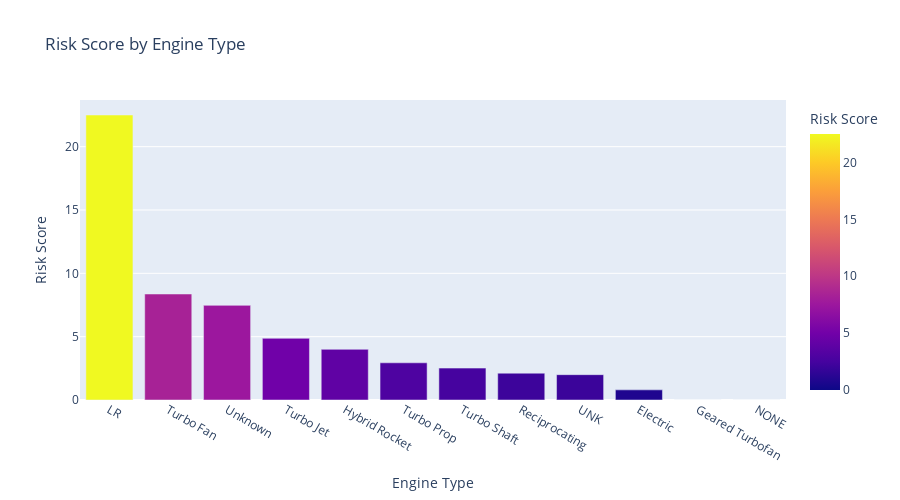

The code cell stored with this chart in its notebook:
### Markdown cell above
We generate the risk score for each engine type which informs our recommendations

### Code cell
import plotly.express as px

fig = px.bar(engine_analysis, x=engine_analysis.index, y='Risk.Score', title='Risk Score by Engine Type',
             labels={'Risk.Score': 'Risk Score', 'Engine.Type': 'Engine Type'},
             color='Risk.Score', height=500)
fig.show()

### Figure 1 — Plotly figure (JSON) as saved in the notebook; plotly's stock layout.template omitted (floating-point values rounded to 4 significant figures)
{"data": [{"hovertemplate": "Engine Type=%{x}<br>Risk Score=%{marker.color}<extra></extra>", "legendgroup": "", "marker": {"color": [22.5, 8.368, 7.472, 4.869, 4.0, 2.937, 2.516, 2.117, 2.0, 0.8, 0.0, 0.0], "coloraxis": "coloraxis", "pattern": {"shape": ""}}, "name": "", "orientation": "v", "showlegend": false, "textposition": "auto", "type": "bar", "x": ["LR", "Turbo Fan", "Unknown", "Turbo Jet", "Hybrid Rocket", "Turbo Prop", "Turbo Shaft", "Reciprocating", "UNK", "Electric", "Geared Turbofan", "NONE"], "xaxis": "x", "y": [22.5, 8.368, 7.472, 4.869, 4.0, 2.937, 2.516, 2.117, 2.0, 0.8, 0.0, 0.0], "yaxis": "y"}], "layout": {"barmode": "relative", "coloraxis": {"colorbar": {"title": {"text": "Risk Score"}}, "colorscale": [[0, "#0d0887"], [0.1111, "#46039f"], [0.2222, "#7201a8"], [0.3333, "#9c179e"], [0.4444, "#bd3786"], [0.5556, "#d8576b"], [0.6667, "#ed7953"], [0.7778, "#fb9f3a"], [0.8889, "#fdca26"], [1, "#f0f921"]]}, "height": 500, "legend": {"tracegroupgap": 0}, "title": {"text": "Risk Score by Engine Type"}, "xaxis": {"anchor": "y", "domain": [0, 1], "title": {"text": "Engine Type"}}, "yaxis": {"anchor": "x", "domain": [0, 1], "title": {"text": "Risk Score"}}}}
